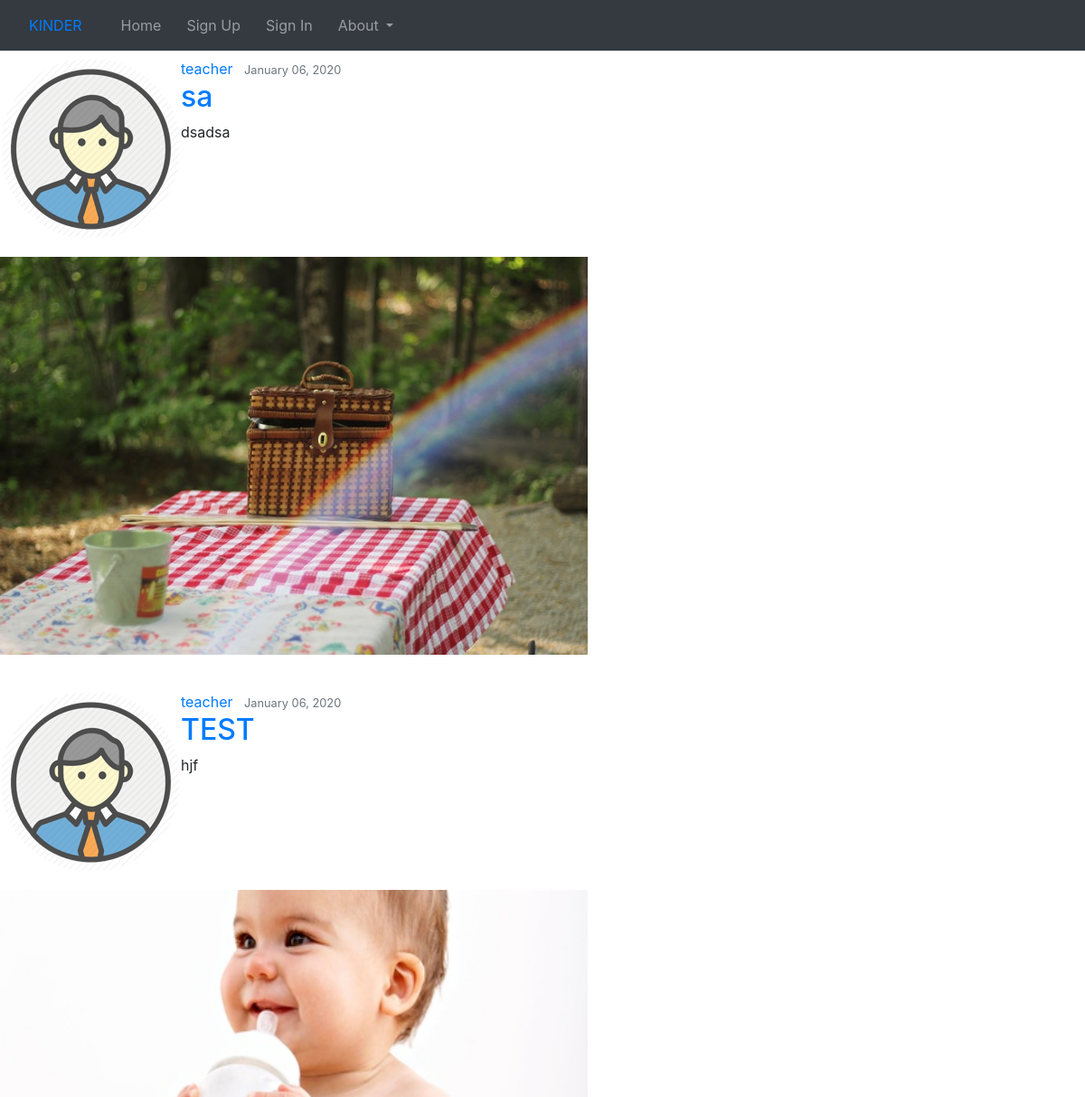
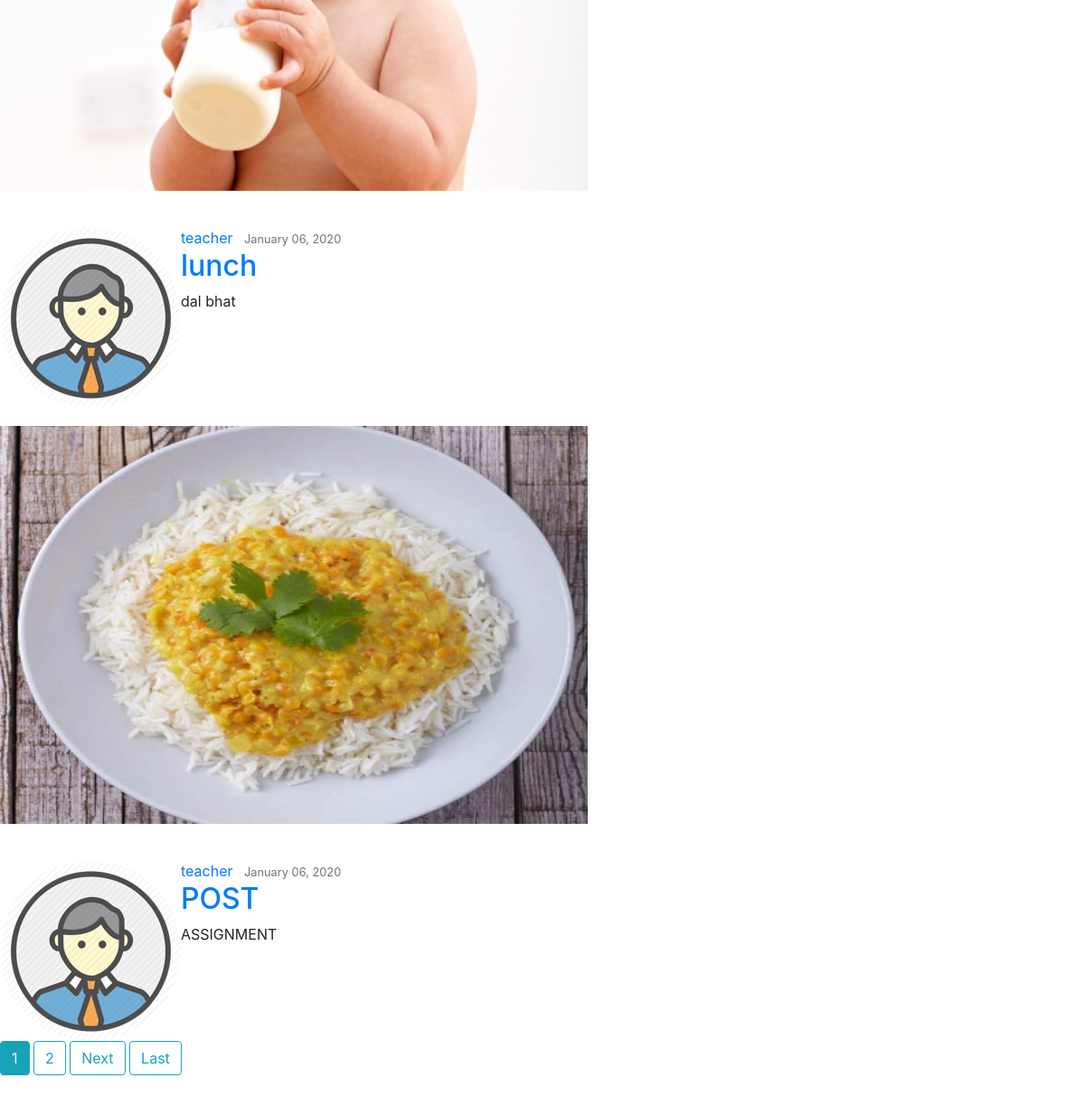
Screenshot of /home/user/teacher with the database file from the repository (2 pictures, top to bottom).
### second/models.py (models this page shows, shortened)
class Post(models.Model):
    title = models.CharField(max_length=100)
    content = models.TextField()
    photo = models.ImageField(upload_to='posts', blank=True)
    date_posted = models.DateTimeField(default=timezone.now)
    author = models.ForeignKey(User, on_delete=models.CASCADE)

class Profile(models.Model):
    user = models.OneToOneField(User, on_delete=models.CASCADE)
    image = models.ImageField(default='default.jpg', upload_to='profile_pics')

### second/views.py (the view)
# urls.py: path('user/<str:username>', UserPostListView.as_view(), name='user-posts'),
class UserPostListView(ListView):
    model = Post
    template_name = 'user_posts.html'
    context_object_name = 'posts'
    paginate_by = 4
    def get_queryset(self):
        user = get_object_or_404(User, username=self.kwargs.get('username'))
        return Post.objects.filter(author=user).order_by('-date_posted')

### second/templates/user_posts.html (shortened to what this page needs)
{% extends "base1.html" %}
{% block base2 %}
    <h1 class="mb-3">Posts by {{ view.kwargs.username }} ({{ page_obj.paginator.count }})</h1>
    {% for post in posts %}
        <article class="media content-section">
          <img class="rounded-circle article-img" src="{{ post.author.profile.image.url }}">
          <div class="media-body">
            <div class="article-metadata">
              <a class="mr-2" href="{% url 'user-posts' post.author.username %}">{{ post.author }}</a>
              <small class="text-muted">{{ post.date_posted|date:"F d, Y" }}</small>
            </div>
            <h2><a class="article-title" href="{% url 'post-detail' post.id %}">{{ post.title }}</a></h2>
            <p class="article-content">{{ post.content }}</p>
          </div>
        </article>
        <img id='posting' style="width: 650px; height: 500px;padding-top: 20px; padding-bottom: 40px;" src="/media/{{post.photo}}" onerror="this.style.display='none'">
    {% endfor %}
    {% if is_paginated %}
      {% for num in page_obj.paginator.page_range %}
        {% if page_obj.number == num %}
          <a class="btn btn-info mb-4" href="?page={{ num }}">{{ num }}</a>
        {% elif num > page_obj.number|add:'-3' and num < page_obj.number|add:'3' %}
          <a class="btn btn-outline-info mb-4" href="?page={{ num }}">{{ num }}</a>
        {% endif %}
      {% endfor %}
      {% if page_obj.has_next %}
        <a class="btn btn-outline-info mb-4" href="?page={{ page_obj.next_page_number }}">Next</a>
        <a class="btn btn-outline-info mb-4" href="?page={{ page_obj.paginator.num_pages }}">Last</a>
      {% endif %}
    {% endif %}
{% endblock %}

### rows the page displays
Post: author.profile.image (picture), author "teacher", date_posted "January 06, 2020", title "sa", content "dsadsa", photo (picture)
Post: author.profile.image (picture), author "teacher", date_posted "January 06, 2020", title "TEST", content "hjf", photo (picture)
Post: author.profile.image (picture), author "teacher", date_posted "January 06, 2020", title "lunch", content "dal bhat", photo (picture)
Post: author.profile.image (picture), author "teacher", date_posted "January 06, 2020", title "POST", content "ASSIGNMENT"

### other values shown
{{ num }} "1"
{{ num }} "2"
